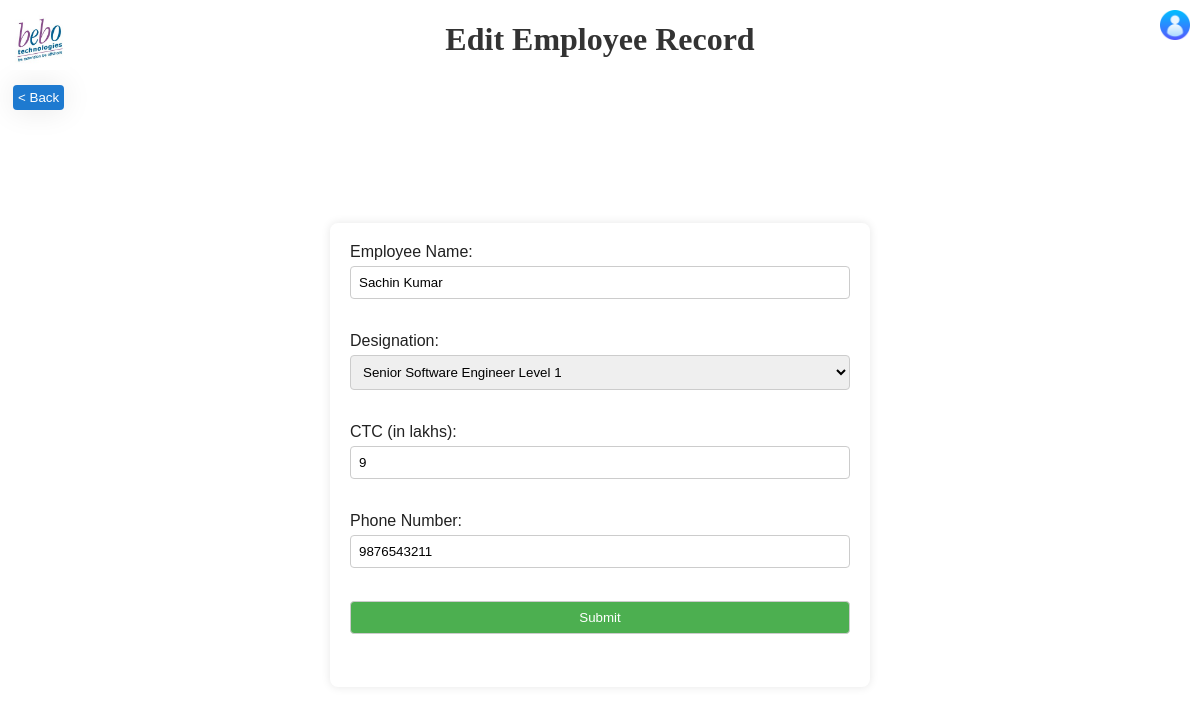
/edit/23 (signed in), run on the app's committed database.
### tables this page shows
CREATE TABLE EMPLOYEES (id INTEGER PRIMARY KEY AUTOINCREMENT NOT NULL, name TEXT, email TEXT, designation TEXT, ctc TEXT, phone TEXT);

### app.py (the view)
@app.route('/edit/<int:record_id>')
def edit(record_id):
    if "username" in session:
        record = get_record_by_id(record_id)
        if record:
            return render_template('edit.html', record=record)
        else:
            flash(f"No record associated with this id: {record_id}", 'error')
            return redirect(url_for('index'))
    return render_template('login.html', msg='Please login first')

### app.py (called while the page is built)
def get_record_by_id(record_id):
    conn = sqlite3.connect('database.db')
    cursor = conn.cursor()
    cursor.execute('SELECT * FROM employees WHERE id=?', (record_id,))
    record = cursor.fetchone()
    conn.close()
    return record

### templates/edit.html (shortened to what this page needs)
<!DOCTYPE html>
{% extends 'common.html' %}
{% block content %}
<body>
    <center>
        <h1>Edit Employee Record</h1>
    </center>
    <button class="back-button" id="backButton">< Back</button>
    <div class="loginbody">
        <form method="POST" action="{{ url_for('add') }}" class="infoForm">
            <label>Employee Name:</label>
            <input type="text" name="name" value="{{ record[1] if record else '' }}" placeholder="Type name.." required><br/><br/>
            <label>Designation:</label>
            <select name="designation" required>
                {% for option in ["Trainee", "Associate Software Engineer", "Software Engineer Level 1", "Software Engineer Level 2", "Senior Software Engineer Level 1", "Senior Software Engineer Level 2", "Module Lead Level 1", "Module Lead Level 2", "Associate Team Lead", "Team Lead", "Manager", "Senior Manager", "Director", "Senior Director", "CEO"] %}
                    <option value="{{ option }}" {% if record and option == record[3] %}selected{% endif %}>{{ option }}</option>
                {% endfor %}
            </select><br/><br/>
            <label>CTC (in lakhs):</label>
            <input type="number" name="ctc" value="{{ record[4] if record else '' }}" placeholder="Type CTC.." min="1" max="100" step=".01" required><br/><br/>
            <label>Phone Number:</label>
            <input type="tel" name="phone" value="{{ record[5] if record else '' }}" placeholder="Type phone number.." pattern="[0-9]{10}" required><br/><br/>
            <input type="submit" value="Submit"><br/><br/>
        </form>
    </div>
</body>
{% endblock %}

### static/joincss.css (style rules this page uses)
.loginbody { font-family: Arial, sans-serif; margin: 0; padding: 0; display: flex; align-items: center; justify-content: center; height: 85vh; }
h1 { text-align: center; color: #333; }
label { display: inline-block; margin-bottom: 5px; color: #212121; }
input { width: 100%; padding: 8px; margin-bottom: 15px; box-sizing: border-box; border: 1px solid #ccc; border-radius: 4px; }
select { display: inline-block; width: 100%; padding: 8px; margin-bottom: 15px; box-sizing: border-box; border: 1px solid #ccc; border-radius: 4px; }
input[type="submit"] { background-color: #4caf50; color: #fff; cursor: pointer; width: 100%; }
.infoForm { background-color: #fff; padding: 20px; border-radius: 8px; box-shadow: 0 0 10px rgba(0, 0, 0, 0.1); width: 500px; margin: 20px; }
.back-button { background: rgb(30, 122, 208); box-shadow: 0 0 30px rgba(0, 0, 0, 0.1); color: #fff; border: none; cursor: pointer; padding: 5px; border-radius: 4px; margin: 5px; }

### data on the page
EMPLOYEES: name "Sachin Kumar", designation "Senior Software Engineer Level 1", ctc "9", phone "9876543211"
